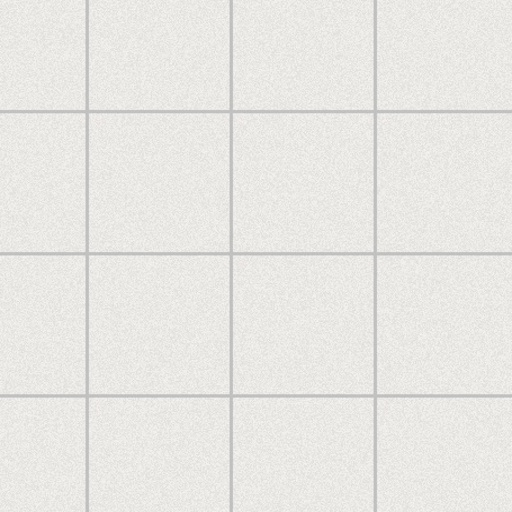
#> input picture stroikontrol-ai/datasets/cv/extended-photos/defective/defective_aug0_defective_0008.jpg, 512 x 512 px; its folder holds only this picture in this run
$ python -i real_analyzers.py   (imports and definitions only)
#> lines starting #> are read from the running program, lines starting #| are printed output that depends on the picture; after the words box and inside, x2 and y2 are one past the last pixel; in counts of white or black regions, pixels touching at a corner belong together
"""
Real analyzers for tile defect detection — no random data.
Uses OpenCV for CV analysis and librosa for audio analysis.
"""

import math
from pathlib import Path
from typing import Dict, List, Optional, Tuple

import numpy as np

# OpenCV
try:
    import cv2
    CV2_AVAILABLE = True
except ImportError:
    CV2_AVAILABLE = False

# PIL fallback / helper
try:
    from PIL import Image
    PIL_AVAILABLE = True
except ImportError:
    PIL_AVAILABLE = False

# Librosa for audio
try:
    import librosa
    LIBROSA_AVAILABLE = True
except ImportError:
    LIBROSA_AVAILABLE = False


# ------------------------------------------------------------------
# CV ANALYZER — OpenCV based
# ------------------------------------------------------------------

class RealCVAnalyzer:
    """Analyze tile images using classical computer vision.
    Detects: cracks, chips, voids (texture anomalies), uneven joints.
    """

    # Defect type names in Russian for mobile display
    DEFECT_NAMES = {
        "crack": "Трещина",
        "chip": "Скол",
        "void": "Пустота / отслоение",
        "uneven_joint": "Неровный шов",
        "step_height": "Ступенчатость",
        "stain": "Пятно / загрязнение",
    }

    def __init__(self):
        if not CV2_AVAILABLE:
            raise RuntimeError("OpenCV not installed. Install: pip install opencv-python")

    def analyze(self, image_path: str) -> Dict:
        """Run full CV analysis on an image.
        Returns defect_probability + list of detected defects.
        """
        img_bgr = cv2.imread(image_path)
#> img_bgr is the input picture: shape (512, 512, 3); mean B, G, R 227.4, 231.2, 232.2
        if img_bgr is None:
            return {"defect_probability": 0.0, "prediction": "normal", "confidence": 0.5, "defects": []}

        img_gray = cv2.cvtColor(img_bgr, cv2.COLOR_BGR2GRAY)
        h, w = img_gray.shape
        img_rgb = cv2.cvtColor(img_bgr, cv2.COLOR_BGR2RGB)

        defects = []

        # 1. Crack detection (Canny + contour analysis)
        crack_defects = self._detect_cracks(img_gray, w, h)
        defects.extend(crack_defects)

        # 2. Void / debond detection via texture uniformity
        void_defects = self._detect_voids(img_gray, w, h)
        defects.extend(void_defects)

        # 3. Joint uniformity (Hough line distances)
        joint_defects = self._detect_joint_issues(img_gray, w, h)
        defects.extend(joint_defects)

        # 4. Chip detection (corner anomalies + contour convexity)
        chip_defects = self._detect_chips(img_gray, w, h)
        defects.extend(chip_defects)

        # 5. Color / reflectivity anomaly
        color_defects = self._detect_color_anomalies(img_rgb, w, h)
        defects.extend(color_defects)

        # Compute overall probability from defect count + severity
        if not defects:
            defect_probability = 0.0
            prediction = "normal"
            confidence = 0.92
        else:
            # Weight by severity
            severity_weights = {"critical": 1.0, "warning": 0.6, "info": 0.2}
            total_weight = sum(severity_weights.get(d["severity"], 0.3) for d in defects)
            # Normalize: 1 defect warning ~ 30%, 3 critical ~ 95%
            defect_probability = min(0.95, 0.15 * total_weight + 0.1 * len(defects))
            prediction = "defective" if defect_probability > 0.5 else "normal"
            confidence = min(0.98, 0.6 + 0.1 * len(defects))

        return {
            "defect_probability": round(float(defect_probability), 4),
            "prediction": prediction,
            "confidence": round(float(confidence), 4),
            "defects": defects,
        }

    # --- Crack detection ------------------------------------------------
    def _detect_cracks(self, gray: np.ndarray, w: int, h: int) -> List[Dict]:
        """Detect cracks via Canny + morphological skeleton + contour aspect ratio."""
#> called with w = 512, h = 512
        # CLAHE to enhance faint cracks
        clahe = cv2.createCLAHE(clipLimit=3.0, tileGridSize=(8, 8))
        enhanced = clahe.apply(gray)
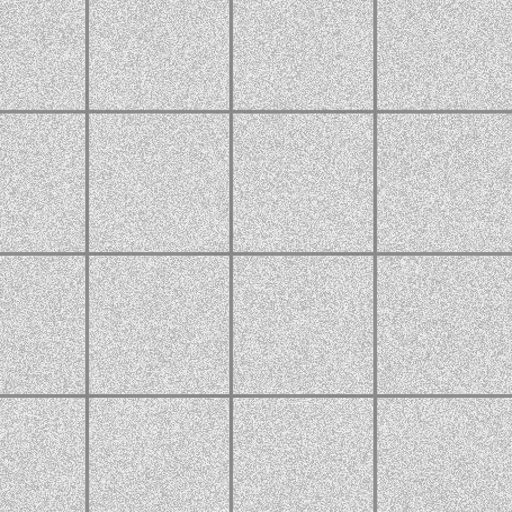
#> enhanced: shape (512, 512); min 118, max 252, mean 206.5

        # Canny edges
        edges = cv2.Canny(enhanced, 50, 150)
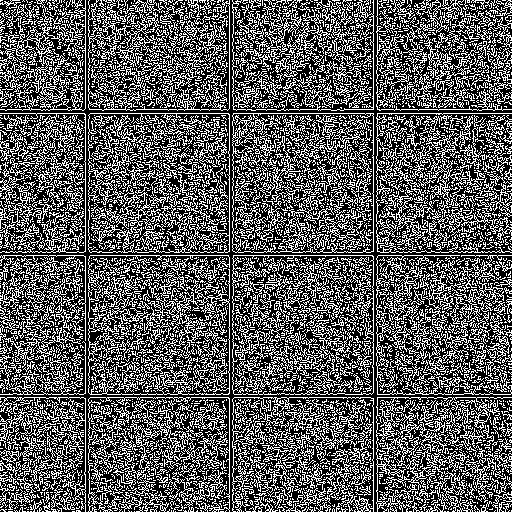
#> edges: shape (512, 512); 35.7% white in thin lines or dots

        # Morphological closing with small kernel to connect crack segments
        kernel = cv2.getStructuringElement(cv2.MORPH_RECT, (3, 3))
        edges = cv2.morphologyEx(edges, cv2.MORPH_CLOSE, kernel)
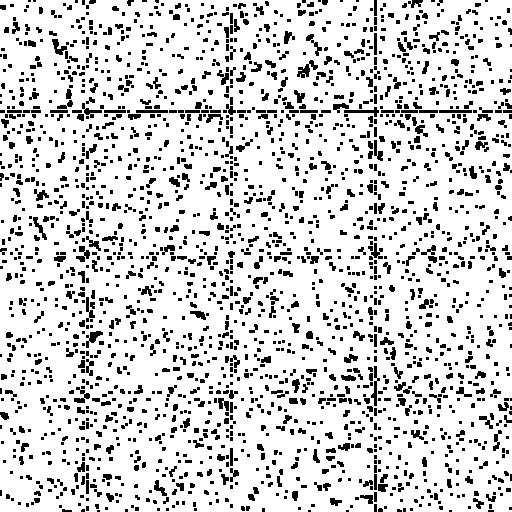
#> edges: shape (512, 512); 83.4% white; 2331 black regions (1636 under 20 px)

        # Find contours
        contours, _ = cv2.findContours(edges, cv2.RETR_EXTERNAL, cv2.CHAIN_APPROX_SIMPLE)
#> contours = 2 contours, 1 with area under 20; largest, box (x1, y1, x2, y2) and area: (0, 0, 512, 512) 259950

        defects = []
        for cnt in contours:
            area = cv2.contourArea(cnt)
            if area < 30:  # noise
                continue

            # Bounding box
            x, y, bw, bh = cv2.boundingRect(cnt)
            aspect = max(bw, bh) / max(1, min(bw, bh))
            perimeter = cv2.arcLength(cnt, False)
            compactness = (perimeter ** 2) / max(1, 4 * math.pi * area)

            # Cracks: long thin objects with high perimeter/area ratio
            is_crack = (aspect > 8 and area < 500) or (compactness > 15 and area < 800)

            if is_crack:
                severity = "critical" if aspect > 20 else "warning"
                defects.append({
                    "defect_type": "crack",
                    "severity": severity,
                    "confidence": round(min(0.98, 0.7 + aspect / 50), 4),
                    "bbox": {
                        "x": round(x / w, 4),
                        "y": round(y / h, 4),
                        "w": round(bw / w, 4),
                        "h": round(bh / h, 4),
                    },
                    "regulation_refs": ["СНиП 3.04.01-87", "ГОСТ 6787-2001"],
                })
#> this loop made 2 passes
#> (area, x, y, bw, bh, aspect, perimeter, compactness) on pass 2: (259950.5, 0, 0, 512, 512, 1, 2452.6, 1.84)
#> after the loop, defects = []

        return defects

    # --- Void / debond detection ----------------------------------------
    def _detect_voids(self, gray: np.ndarray, w: int, h: int) -> List[Dict]:
        """Detect voids via local variance anomalies.
        Voids under tiles create slightly different reflections."""
#> called with w = 512, h = 512
        # Compute local standard deviation (sliding window)
        ksize = 15
        mean = cv2.blur(gray.astype(np.float32), (ksize, ksize))
        mean_sq = cv2.blur((gray.astype(np.float32) ** 2), (ksize, ksize))
        std = np.sqrt(np.maximum(0, mean_sq - mean ** 2))
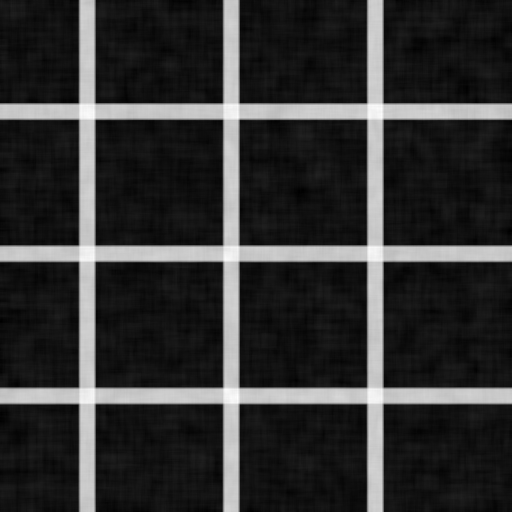
#> std: shape (512, 512) float32; min 3.68, max 19.45, mean 6.8; drawn with min black and max white

        # Global stats
        global_mean = float(np.mean(std))
#> global_mean = 6.8
        global_std = float(np.std(std))
#> global_std = 4.27

        # Threshold: regions with abnormally LOW variance (smooth void)
        # or HIGH variance (irregular surface)
        low_mask = std < (global_mean - 2.5 * global_std)
#> low_mask: shape (512, 512) bool; every value is 0
        high_mask = std > (global_mean + 2.5 * global_std)
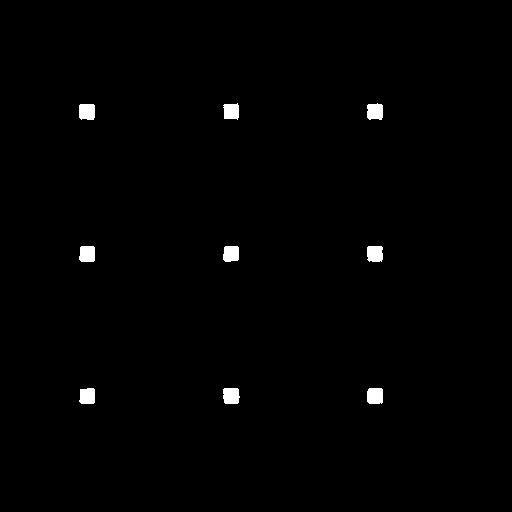
#> high_mask: shape (512, 512) bool; 0.82% white; 9 white regions, largest, box (x1, y1, x2, y2) and area: (223, 388, 240, 404) 248, (367, 388, 383, 404) 246, (79, 104, 95, 120) 244
        anomaly_mask = low_mask | high_mask

        # Morphological cleanup
        kernel = np.ones((5, 5), np.uint8)
        anomaly_mask = cv2.morphologyEx(anomaly_mask.astype(np.uint8), cv2.MORPH_OPEN, kernel)
#> anomaly_mask: shape (512, 512); values 0 (black) and 1 (white), 0.81% white; 9 white regions, largest, box (x1, y1, x2, y2) and area: (367, 388, 383, 404) 245, (79, 104, 95, 120) 243, (223, 388, 239, 404) 242
        anomaly_mask = cv2.morphologyEx(anomaly_mask, cv2.MORPH_CLOSE, kernel)

        # Find connected components
        num_labels, labels, stats, centroids = cv2.connectedComponentsWithStats(anomaly_mask, connectivity=8)
#> labels: shape (512, 512) int32; 10 distinct labels, from 0 to 9
#> num_labels = 10; stats = [[0, 0, 512, 512, 260026], [79, 104, 16, 16, 243], [224, 104, 15, 15, 223], [367, 104, 16, 15, 230], [80, 246, 15, 16, 236], [223, 246, 16, 16, 234], [367, 246, 16, 16, 235], [80, 388, 15, 16, 230], [223, 388, 16, 16, 242], [367, 388, 16, 16, 245]]; centroids = [[255.7, 255.5], [86.6, 111.2], [230.9, 111], [374.7, 111.1], [87, 253.5], [230.7, 253.3], [374.4, 253.3], [87.09, 395.7], [230.8, 395.4], [374.6, 395.5]]

        defects = []
        for i in range(1, num_labels):
            area = stats[i, cv2.CC_STAT_AREA]
            if area < 200:  # ignore tiny noise
                continue

            x = stats[i, cv2.CC_STAT_LEFT]
            y = stats[i, cv2.CC_STAT_TOP]
            bw = stats[i, cv2.CC_STAT_WIDTH]
            bh = stats[i, cv2.CC_STAT_HEIGHT]

            # Severity by size relative to image
            rel_area = (area / (w * h)) * 100
            if rel_area > 2.0:
                severity = "critical"
            elif rel_area > 0.5:
                severity = "warning"
            else:
                severity = "info"

            defects.append({
                "defect_type": "void",
                "severity": severity,
                "confidence": round(min(0.95, 0.6 + rel_area / 5), 4),
                "bbox": {
                    "x": round(x / w, 4),
                    "y": round(y / h, 4),
                    "w": round(bw / w, 4),
                    "h": round(bh / h, 4),
                },
                "regulation_refs": ["СП 71.13330.2017"],
            })
#> this loop made 9 passes
#> (area, x, y, bw, bh, rel_area) on passes 1 to 8: (243, 79, 104, 16, 16, 0.0927), (223, 224, 104, 15, 15, 0.0851), (230, 367, 104, 16, 15, 0.0877), (236, 80, 246, 15, 16, 0.09), (234, 223, 246, 16, 16, 0.0893), (235, 367, 246, 16, 16, 0.0896), (230, 80, 388, 15, 16, 0.0877), (242, 223, 388, 16, 16, 0.0923)
#> after the loop, defects = 9 items

        return defects

    # --- Joint uniformity ------------------------------------------------
    def _detect_joint_issues(self, gray: np.ndarray, w: int, h: int) -> List[Dict]:
        """Detect uneven joints using Hough line transform."""
#> called with w = 512, h = 512
        # Edge detection
        edges = cv2.Canny(gray, 50, 150, apertureSize=3)
#> edges: shape (512, 512); 2.3% white in thin lines or dots

        # Hough lines
        lines = cv2.HoughLinesP(edges, 1, np.pi / 180, threshold=80, minLineLength=max(w, h) // 8, maxLineGap=10)
#> lines = 16 rows, first 6: [0, 255, 511, 255], [229, 511, 229, 0], [373, 511, 373, 0], [0, 394, 511, 394], [0, 397, 511, 397], [0, 113, 511, 113]

        if lines is None or len(lines) < 4:
            return []

        # Separate horizontal / vertical
        horiz = []
        vert = []
        for line in lines:
            x1, y1, x2, y2 = line[0]
            dx = abs(x2 - x1)
            dy = abs(y2 - y1)
            if dx > dy * 3:  # horizontal
                horiz.append((min(y1, y2), max(y1, y2), min(x1, x2), max(x1, x2)))
            elif dy > dx * 3:  # vertical
                vert.append((min(x1, x2), max(x1, x2), min(y1, y2), max(y1, y2)))
#> this loop made 16 passes
#> (x1, y1, x2, y2, dx, dy) on passes 1 to 8: (0, 255, 511, 255, 511, 0), (229, 511, 229, 0, 0, 511), (373, 511, 373, 0, 0, 511), (0, 394, 511, 394, 511, 0), (0, 397, 511, 397, 511, 0), (0, 113, 511, 113, 511, 0), (85, 511, 85, 0, 0, 511), (0, 252, 511, 252, 511, 0)
#> after the loop, horiz = [(255, 255, 0, 511), (394, 394, 0, 511), (397, 397, 0, 511), (113, 113, 0, 511), (252, 252, 0, 511), (109, 109, 0, 511), (110, 110, 199, 299)]; vert = [(229, 229, 0, 511), (373, 373, 0, 511), (85, 85, 0, 511), (88, 88, 0, 511), (232, 232, 0, 511), (376, 376, 155, 474), (377, 377, 0, 213), (233, 233, 14, 236), (89, 89, 130, 274)]

        defects = []

        # Check horizontal line spacing (joint height uniformity)
        if len(horiz) >= 3:
            horiz_sorted = sorted(horiz, key=lambda t: (t[0] + t[1]) / 2)
#> horiz_sorted = [(109, 109, 0, 511), (110, 110, 199, 299), (113, 113, 0, 511), (252, 252, 0, 511), (255, 255, 0, 511), (394, 394, 0, 511), (397, 397, 0, 511)]
            gaps = []
            for i in range(1, len(horiz_sorted)):
                gap = (horiz_sorted[i][0] + horiz_sorted[i][1]) / 2 - (horiz_sorted[i-1][0] + horiz_sorted[i-1][1]) / 2
                gaps.append(gap)
#> this loop made 6 passes
#> gap on passes 1 to 6: 1, 3, 139, 3, 139, 3
#> after the loop, gaps = [1, 3, 139, 3, 139, 3]

            if gaps:
                mean_gap = np.mean(gaps)
#> mean_gap = 48
                std_gap = np.std(gaps)
#> std_gap = 64.35
                cv_gap = std_gap / max(1, mean_gap)
#> cv_gap = 1.34

                if cv_gap > 0.25:  # >25% variation in joint spacing
                    severity = "warning" if cv_gap < 0.4 else "critical"
#> severity = 'critical'
                    defects.append({
                        "defect_type": "uneven_joint",
                        "severity": severity,
                        "confidence": round(min(0.95, 0.65 + cv_gap), 4),
                        "measured_value_mm": round(std_gap, 1),
                        "threshold_mm": 2.0,
                        "bbox": None,
                        "regulation_refs": ["СНиП 3.04.01-87", "СП 71.13330.2017"],
                    })

        # Check vertical line spacing
        if len(vert) >= 3:
            vert_sorted = sorted(vert, key=lambda t: (t[0] + t[1]) / 2)
#> vert_sorted = [(85, 85, 0, 511), (88, 88, 0, 511), (89, 89, 130, 274), (229, 229, 0, 511), (232, 232, 0, 511), (233, 233, 14, 236), (373, 373, 0, 511), (376, 376, 155, 474), (377, 377, 0, 213)]
            gaps = []
            for i in range(1, len(vert_sorted)):
                gap = (vert_sorted[i][0] + vert_sorted[i][1]) / 2 - (vert_sorted[i-1][0] + vert_sorted[i-1][1]) / 2
                gaps.append(gap)
#> this loop made 8 passes
#> after the loop, gaps = [3, 1, 140, 3, 1, 140, 3, 1]

            if gaps:
                mean_gap = np.mean(gaps)
#> mean_gap = 36.5
                std_gap = np.std(gaps)
#> std_gap = 59.76
                cv_gap = std_gap / max(1, mean_gap)
#> cv_gap = 1.64
#> in analyze, `joint_defects = self._detect_joint_issues(img_gray, w, h)`: joint_defects = 2 items

                if cv_gap > 0.25:
                    severity = "warning" if cv_gap < 0.4 else "critical"
                    defects.append({
                        "defect_type": "uneven_joint",
                        "severity": severity,
                        "confidence": round(min(0.95, 0.65 + cv_gap), 4),
                        "measured_value_mm": round(std_gap, 1),
                        "threshold_mm": 2.0,
                        "bbox": None,
                        "regulation_refs": ["СНиП 3.04.01-87", "СП 71.13330.2017"],
                    })

        return defects

    # --- Chip detection --------------------------------------------------
    def _detect_chips(self, gray: np.ndarray, w: int, h: int) -> List[Dict]:
        """Detect chips / missing corners via contour convexity defects."""
#> called with w = 512, h = 512
        # Threshold
        _, thresh = cv2.threshold(gray, 0, 255, cv2.THRESH_BINARY_INV + cv2.THRESH_OTSU)
#> thresh: shape (512, 512); 4% white; 1 white region, box (x1, y1, x2, y2) and area: (0, 0, 512, 512) 10489

        # Morphological closing
        kernel = cv2.getStructuringElement(cv2.MORPH_RECT, (5, 5))
        morph = cv2.morphologyEx(thresh, cv2.MORPH_CLOSE, kernel)
#> morph: shape (512, 512); 4.3% white; 1 white region

        contours, _ = cv2.findContours(morph, cv2.RETR_EXTERNAL, cv2.CHAIN_APPROX_SIMPLE)
#> contours = 1 contour; box (x1, y1, x2, y2) and area: (0, 0, 512, 512) 87115

        defects = []
        for cnt in contours:
            area = cv2.contourArea(cnt)
            if area < 100 or area > (w * h) * 0.8:
                continue

            # Convex hull and defects
            hull = cv2.convexHull(cnt, returnPoints=False)
            if len(hull) > 3:
                try:
                    conv_defects = cv2.convexityDefects(cnt, hull)
                except cv2.error:
                    conv_defects = None

                if conv_defects is not None:
                    deep_defects = 0
                    for i in range(conv_defects.shape[0]):
                        s, e, f, d = conv_defects[i, 0]
                        # depth normalized by area
                        if d > 5000:  # significant concavity
                            deep_defects += 1

                    if deep_defects > 0:
                        x, y, bw, bh = cv2.boundingRect(cnt)
                        severity = "warning" if deep_defects < 3 else "critical"
                        defects.append({
                            "defect_type": "chip",
                            "severity": severity,
                            "confidence": round(min(0.95, 0.6 + deep_defects * 0.1), 4),
                            "bbox": {
                                "x": round(x / w, 4),
                                "y": round(y / h, 4),
                                "w": round(bw / w, 4),
                                "h": round(bh / h, 4),
                            },
                            "regulation_refs": ["ГОСТ 6787-2001"],
                        })
#> this loop made 1 pass
#> (area, hull, x, y, bw, bh, severity) on pass 1: (87115, [145, 142, 110, 107, 60, 57, 7, 0], 0, 0, 512, 512, 'critical')
#> after the loop, defects = 1 item

        return defects

    # --- Color / reflectivity anomalies ---------------------------------
    def _detect_color_anomalies(self, rgb: np.ndarray, w: int, h: int) -> List[Dict]:
        """Detect color inconsistencies that may indicate stains or repairs."""
#> called with w = 512, h = 512
        # Convert to LAB for perceptual uniformity
        lab = cv2.cvtColor(rgb, cv2.COLOR_RGB2LAB)
#> lab: shape (512, 512, 3); mean of channels 0, 1, 2 233.9, 128, 129.9
        l, a, b = cv2.split(lab)

        # Compute local mean in L channel
        ksize = 21
        local_mean = cv2.blur(l.astype(np.float32), (ksize, ksize))
        diff = np.abs(l.astype(np.float32) - local_mean)
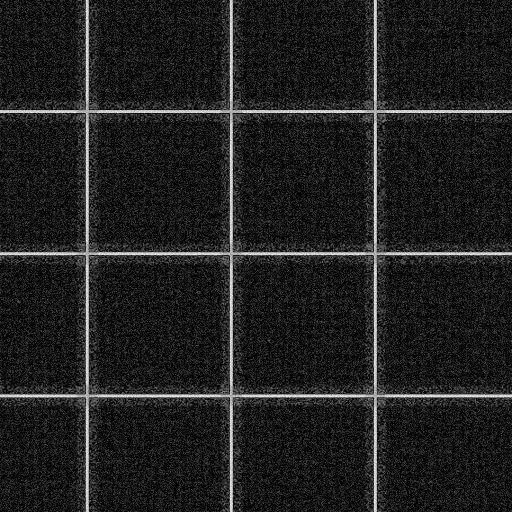
#> diff: shape (512, 512) float32; min 0, max 37.85, mean 4.9; drawn with min black and max white

        # Threshold significant deviations
        threshold = np.mean(diff) + 2.5 * np.std(diff)
#> threshold = 18.84
        mask = diff > threshold
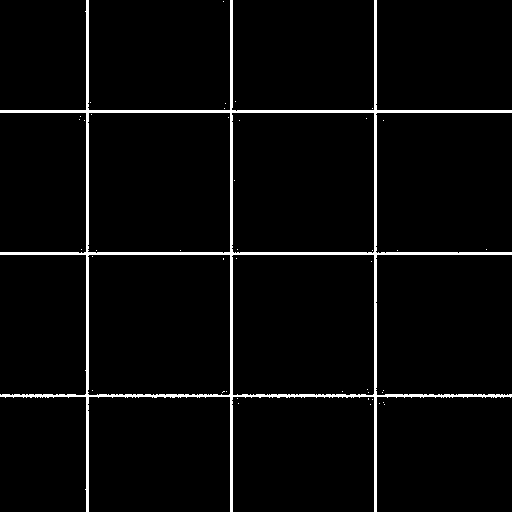
#> mask: shape (512, 512) bool; 3.5% white; 43 white regions (42 under 20 px), largest, box (x1, y1, x2, y2) and area: (0, 0, 512, 512) 9025

        # Morphological cleanup
        kernel = np.ones((5, 5), np.uint8)
        mask = cv2.morphologyEx(mask.astype(np.uint8), cv2.MORPH_OPEN, kernel)

        num_labels, labels, stats, centroids = cv2.connectedComponentsWithStats(mask, connectivity=8)
#> labels: shape (512, 512) int32; every value is 0
#> num_labels = 1; stats = [[0, 0, 512, 512, 262144]]; centroids = [[255.5, 255.5]]

        defects = []
        for i in range(1, num_labels):
            area = stats[i, cv2.CC_STAT_AREA]
            if area < 300:
                continue

            x = stats[i, cv2.CC_STAT_LEFT]
            y = stats[i, cv2.CC_STAT_TOP]
            bw = stats[i, cv2.CC_STAT_WIDTH]
            bh = stats[i, cv2.CC_STAT_HEIGHT]

            rel_area = (area / (w * h)) * 100
            severity = "warning" if rel_area < 2.0 else "critical"

            defects.append({
                "defect_type": "stain",
                "severity": severity,
                "confidence": round(min(0.9, 0.55 + rel_area / 4), 4),
                "bbox": {
                    "x": round(x / w, 4),
                    "y": round(y / h, 4),
                    "w": round(bw / w, 4),
                    "h": round(bh / h, 4),
                },
                "regulation_refs": ["СНиП 3.04.01-87"],
            })
#> after the loop, defects = []

        return defects


# ------------------------------------------------------------------
# AUDIO ANALYZER — librosa based
# ------------------------------------------------------------------

class RealAudioAnalyzer:
    """Analyze tile-tapping audio using signal processing.
    Detects hollow (debonded) vs solid (well-bonded) sounds.
    """

    def __init__(self):
        if not LIBROSA_AVAILABLE:
            raise RuntimeError("librosa not installed. Install: pip install librosa soundfile")

    # [109 lines left out: function analyze, not called in this run]

    def analyze_batch(self, audio_paths: List[str], background_path: Optional[str] = None) -> List[Dict]:
        return [self.analyze(p, background_path) for p in audio_paths]

>>> result = RealCVAnalyzer().analyze('../../../datasets/cv/extended-photos/defective/defective_aug0_defective_0008.jpg')
#> in analyze, `total_weight = sum(severity_weights.get(d["severity"], 0.3) for d in d..`: total_weight = 4.8
#> in analyze, `defect_probability = min(0.95, 0.15 * total_weight + 0.1 * len(defects))`: defect_probability = 0.95
#> in analyze, `prediction = "defective" if defect_probability > 0.5 else "normal"`: prediction = 'defective'
#> in analyze, `confidence = min(0.98, 0.6 + 0.1 * len(defects))`: confidence = 0.98
#> result = 4 items
